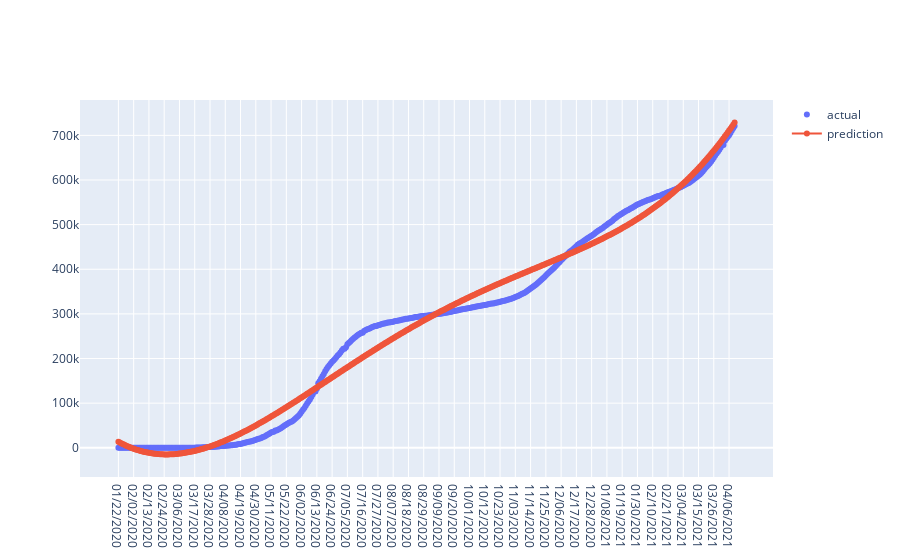

The cell this chart's notebook holds for it:
### Code cell
#Polynomial Method*****Confirmed case

from sklearn.preprocessing import PolynomialFeatures 
  
poly = PolynomialFeatures(degree = 4) 
X_poly = poly.fit_transform(days_since_1st) 
  
poly.fit(X_poly,dfvc) 
poly_reg = LinearRegression() 
poly_reg.fit(X_poly, dfvc) 


def poly_conf_graph_display(country='Pakistan'):
    df = process_data_case(data=dfc,country=country) 
   
    fig = go.Figure([
    go.Scatter(x=adjusted_dates, y=dfvc,name='actual', mode='markers'),
    
    go.Scatter(x=future_predict_dates, y=poly_reg.predict(poly.fit_transform(future_predict)), name='prediction' ,  mode='lines+markers')
    ])

    return fig


poly_conf_graph_display()

### Figure 1 — Plotly figure (JSON) as saved in the notebook; plotly's stock layout.template omitted (floating-point values rounded to 4 significant figures; data arrays with more than 128 entries replaced by an {"elided": "..."} marker saying what was removed)
{"data": [{"mode": "markers", "name": "actual", "type": "scatter", "x": {"elided": "445 str values"}, "y": {"elided": "445 int values"}}, {"mode": "lines+markers", "name": "prediction", "type": "scatter", "x": {"elided": "445 str values"}, "y": {"elided": "445 float values"}}], "layout": {}}
